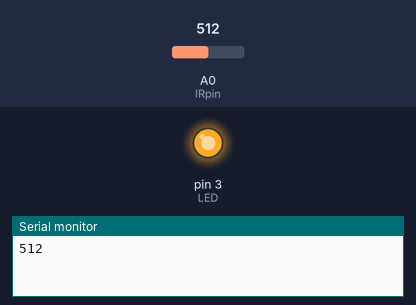
Bench run of a sketch on a simulated Arduino Uno, built with avr-gcc and run on an emulated ATmega328P. On the bench: output pins drawn as LEDs (lit = HIGH), the last lines printed to the serial monitor. Inputs (shaded band) come from the test bench; at power-on: A0 (IRpin) = 512.

Above: at 1.2 s.
1.3 s: A0 (IRpin) set to 488
3.6 s: A0 (IRpin) set to 461
At 5.4 s:
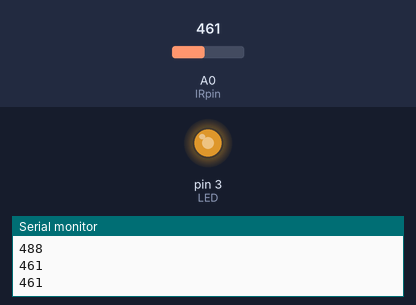
5.7 s: A0 (IRpin) set to 490
At 7.6 s:
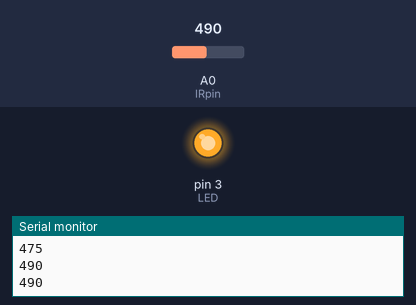
8.1 s: A0 (IRpin) set to 390
At 9.6 s:
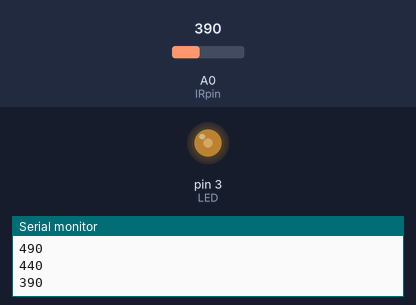
10.5 s: A0 (IRpin) set to 412
At 11.2 s:
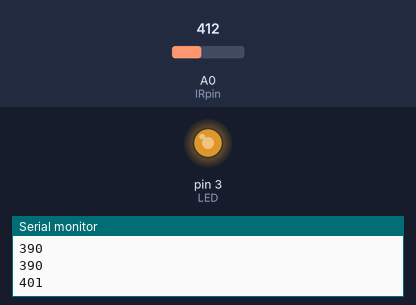
12.3 s: A0 (IRpin) set to 511
At 14.4 s:
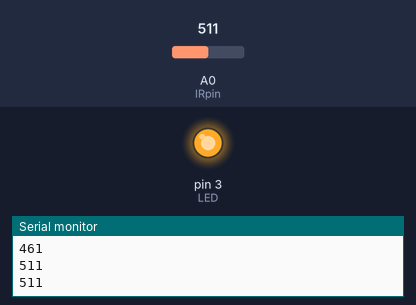
Timing chart, 0 to 15.7 s (numbered marks = the images above; inputs shaded):
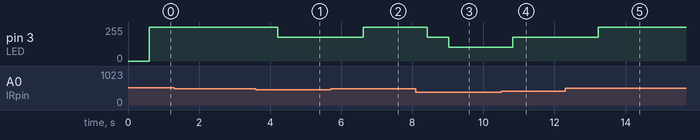

Measured:
- the behaviour switches between 480 and 479 on A0 (IRpin) (found by bisection; images 0 and 1)
- the behaviour switches between 399 and 400 on A0 (IRpin) (found by bisection; images 3 and 4)
- after the input at 3.6 s, pin 3 (LED): 255/255 → 180/255 after 0.61 s
- after the input at 5.7 s, pin 3 (LED): 180/255 → 255/255 after 0.92 s
- after the input at 8.1 s, pin 3 (LED): 255/255 → 180/255 after 0.32 s, → 105/255 0.60 s later
- after the input at 10.5 s, pin 3 (LED): 105/255 → 180/255 after 0.33 s
- after the input at 12.3 s, pin 3 (LED): 180/255 → 255/255 after 0.93 s

The sketch:

Luminch_Jiya_Sana.ino
```cpp
 int i;
 int IRpin = 0;
 int LED = 3;

 int n = 12;
 int sample[12];
 int value = 0;
 int count;

void setup()
{
     pinMode(IRpin,INPUT);
     pinMode(LED,OUTPUT);
     Serial.begin(9600);
}

void loop()
{
    value = 0;

    int j;
    for(j=0; j<n; j++)
    {
       i = analogRead(IRpin);
       sample[j] = i;
       delay(50);
    }

    count=0;
    for(j=0; j<n; j++)
    {
      value += sample[j];

      if(sample[j]>150) {  count++; }
    }

    value /= n;
    Serial.println(value);


  if(count<=2)
  {}

  else if (count<=5)
  {
    analogWrite(LED, LOW);
  }


  else
  {
    if ((value < 650) && (value >= 480))
    {
      analogWrite(LED, 255);
      //delay(30);
    }

    else if ((value < 500) && (value >= 400))
    {
      //for (int k=255 ; k >= 190; k -= 5)
      {
        analogWrite(LED, 180);
        //delay(30);
      }
    }

    else if ((value < 400) && (value >= 300))
    {
      //for (int k=190 ; k >= 125; k -= 5)
      {
        analogWrite(LED, 105);
        //delay(30);
      }
    }

    else if ((value < 300) && (value >= 180))
    {
      //for (int k=125 ; k >= 160; k -= 5)
      {
        analogWrite(LED, 30);
        //delay(30);
      }

    }
  }
 }
```
